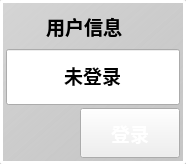
<?xml version="1.0" encoding="UTF-8"?>
<ui version="4.0">
 <class>UserInfo</class>
 <widget class="QFrame" name="UserInfo">
  <property name="geometry">
   <rect>
    <x>0</x>
    <y>0</y>
    <width>186</width>
    <height>164</height>
   </rect>
  </property>
  <property name="windowTitle">
   <string>Frame</string>
  </property>
  <property name="styleSheet">
   <string notr="true">#UserInfo
{
	
	
	background-color: qlineargradient(spread:pad, x1:0, y1:0, x2:1, y2:1, stop:0 rgba(209, 209, 209, 179), stop:1 rgba(198, 198, 198, 255));
	border: 3px solid #FFFFFF; 
	border-radius: 3px;


}</string>
  </property>
  <layout class="QVBoxLayout" name="verticalLayout">
   <property name="spacing">
    <number>3</number>
   </property>
   <property name="leftMargin">
    <number>3</number>
   </property>
   <property name="topMargin">
    <number>3</number>
   </property>
   <property name="rightMargin">
    <number>3</number>
   </property>
   <property name="bottomMargin">
    <number>3</number>
   </property>
   <item>
    <widget class="QWidget" name="title" native="true">
     <property name="minimumSize">
      <size>
       <width>0</width>
       <height>40</height>
      </size>
     </property>
     <property name="maximumSize">
      <size>
       <width>16777215</width>
       <height>40</height>
      </size>
     </property>
     <property name="styleSheet">
      <string notr="true">#title
{
border-image: url(:/image/LeftTitle.png);
}



</string>
     </property>
     <layout class="QHBoxLayout" name="horizontalLayout">
      <property name="leftMargin">
       <number>40</number>
      </property>
      <item>
       <widget class="QLabel" name="label">
        <property name="font">
         <font>
          <family>黑体</family>
          <pointsize>14</pointsize>
          <weight>75</weight>
          <bold>true</bold>
          <stylestrategy>PreferDefault</stylestrategy>
          <kerning>true</kerning>
         </font>
        </property>
        <property name="text">
         <string>用户信息</string>
        </property>
       </widget>
      </item>
     </layout>
    </widget>
   </item>
   <item>
    <widget class="QWidget" name="time" native="true">
     <property name="styleSheet">
      <string notr="true">border-image: url(:/image/LogIntxt.png);</string>
     </property>
     <layout class="QHBoxLayout" name="horizontalLayout_2">
      <property name="spacing">
       <number>0</number>
      </property>
      <property name="leftMargin">
       <number>0</number>
      </property>
      <property name="topMargin">
       <number>0</number>
      </property>
      <property name="rightMargin">
       <number>0</number>
      </property>
      <property name="bottomMargin">
       <number>0</number>
      </property>
      <item>
       <widget class="QLineEdit" name="userName">
        <property name="sizePolicy">
         <sizepolicy hsizetype="Ignored" vsizetype="Ignored">
          <horstretch>0</horstretch>
          <verstretch>0</verstretch>
         </sizepolicy>
        </property>
        <property name="minimumSize">
         <size>
          <width>0</width>
          <height>40</height>
         </size>
        </property>
        <property name="font">
         <font>
          <family>黑体</family>
          <pointsize>14</pointsize>
          <weight>75</weight>
          <bold>true</bold>
         </font>
        </property>
        <property name="text">
         <string>未登录</string>
        </property>
        <property name="alignment">
         <set>Qt::AlignCenter</set>
        </property>
        <property name="readOnly">
         <bool>true</bool>
        </property>
       </widget>
      </item>
     </layout>
    </widget>
   </item>
   <item>
    <layout class="QHBoxLayout" name="horizontalLayout_3">
     <item>
      <spacer name="horizontalSpacer">
       <property name="orientation">
        <enum>Qt::Horizontal</enum>
       </property>
       <property name="sizeHint" stdset="0">
        <size>
         <width>40</width>
         <height>20</height>
        </size>
       </property>
      </spacer>
     </item>
     <item>
      <widget class="QPushButton" name="btnLogin">
       <property name="minimumSize">
        <size>
         <width>100</width>
         <height>50</height>
        </size>
       </property>
       <property name="maximumSize">
        <size>
         <width>100</width>
         <height>50</height>
        </size>
       </property>
       <property name="font">
        <font>
         <family>黑体</family>
         <pointsize>14</pointsize>
         <weight>75</weight>
         <bold>true</bold>
        </font>
       </property>
       <property name="styleSheet">
        <string notr="true">QPushButton{border-image:url(:/image/button_red.png);
color: rgb(255, 255, 255);
}

QPushButton:hover{border-image: url(:/image/button_red.png);}
QPushButton:pressed{border-image: url(:/image/button_red_A.png);}</string>
       </property>
       <property name="text">
        <string>登录</string>
       </property>
      </widget>
     </item>
    </layout>
   </item>
  </layout>
 </widget>
 <resources/>
 <connections/>
</ui>
